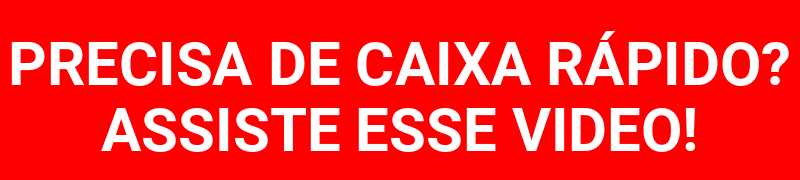

This figure's Python source:
import sys
from PIL import Image, ImageDraw, ImageFont
import numpy as np

FONTS_DIR = "fonts"
def _load_font(size):
    return ImageFont.truetype(f"{FONTS_DIR}/Roboto-Bold.ttf", size)
def _headline_line_width(draw, text, font):
    return draw.textlength(text, font=font)

lines = ["PRECISA DE CAIXA RÁPIDO?", "ASSISTE ESSE VIDEO!"]
fs = 60
font = _load_font(fs)
border = 24
line_h = int(fs * 1.1)
content_h = line_h * max(1, len(lines))
baseline_offset = int(fs * 1.02)
total_w = 800
total_h = content_h + border * 2

img = Image.new("RGBA", (total_w, total_h), (255, 0, 0, 255))
draw = ImageDraw.Draw(img)

y = border + baseline_offset
for line in lines:
    lw = _headline_line_width(draw, line, font)
    x = border + (800 - border*2 - lw) // 2
    draw.text((x, y), line, font=font, fill=(255,255,255), anchor="ls")
    y += line_h

arr = np.array(img)
is_white = (arr[:, :, 0] > 200) & (arr[:, :, 1] > 200) & (arr[:, :, 2] > 200)
rows = np.any(is_white, axis=1)

from itertools import groupby
blocks = []
curr = 0
for k, g in groupby(rows):
    length = sum(1 for _ in g)
    if k:
        blocks.append((curr, curr+length-1))
    curr += length

print(f"Text blocks (start_row, end_row): {blocks}")
if len(blocks) >= 2:
    print(f"Gap between line 1 and line 2: {blocks[1][0] - blocks[0][1] - 1} pixels")
